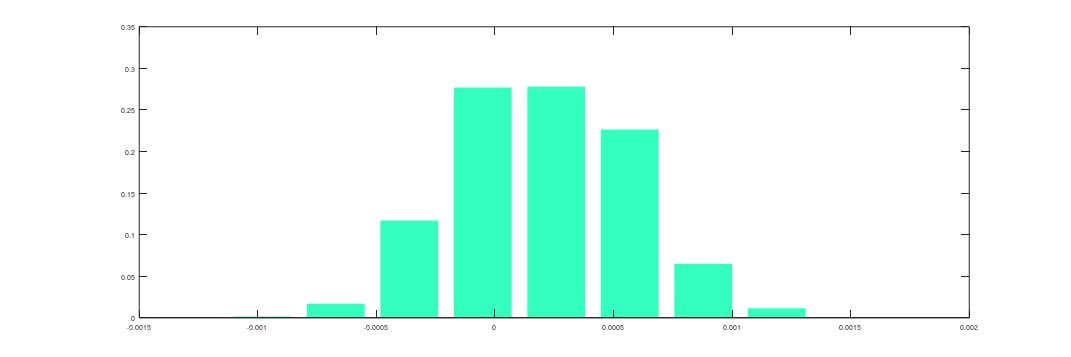

Source code (MATLAB): (Note: this script raises an error after producing the figure.)
clear all;clc;
load ecp3.mat;

ecp3min=min(ecp3);
ecp3max=max(ecp3);
x=linspace(ecp3min,ecp3max,10);
counters = hist(ecp3,x);
counters = counters/2000;

load fittedmodel;
Fonts=18;
fig1=figure(1);
set(fig1, 'Position', [0 0 1000 350]); 
set(fig1, 'PaperSize', [29.7000 21.0000]); 
set(fig1,'PaperPosition',[1 1 21 7]);
bar(x,counters,'FaceColor',[0.2,1,0.75],'EdgeColor','w');hold on;
h = plot(fittedmodel);
h.LineWidth = 2;
h.Color = 'm';
hold off;
set(gca,'FontSize',Fonts);
l1=xlabel('Errors in cart position (m)');
l2=ylabel('Frequency');
l3=legend('Statistical data','Fitted curve');
set(l1,'Interpreter','latex');
set(l2,'Interpreter','latex');
set(l3,'Interpreter','latex','Location','NorthEast');
saveas(fig1,'figA1','pdf');